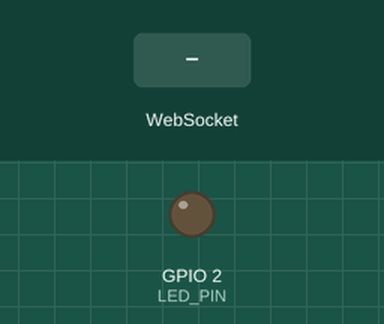
A sketch run on a simulated ESP32. On the bench: output pins drawn as LEDs (lit = HIGH). The test bench sets the inputs (shaded band). EEPROM starts erased; what the sketch prints to the serial monitor is not drawn.

Above: at 1.2 s.
1.3 s: WebSocket text "TOGGLE_LED" received
At 2.5 s:
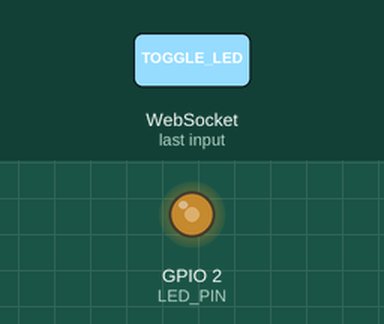
2.8 s: WebSocket text "brightness," received
At 3.6 s:
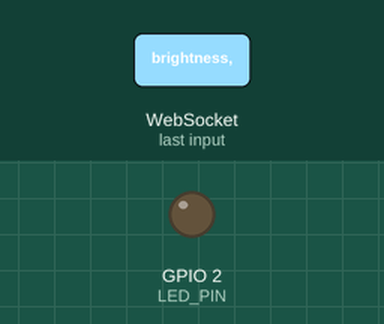
Timing chart, 0 to 5.8 s (numbered marks = the images above; inputs shaded):
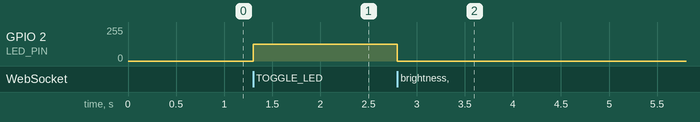

The sketch:

website4.ino
```cpp
#include <WiFi.h>
#include <WebServer.h>
#include <WebSocketsServer.h>
#include <Preferences.h>

const char* ssid = "ESP32_WIFI";
const char* password = "12345678";

WebServer server(80);
WebSocketsServer webSocket(81);
Preferences preferences;

#define LED_PIN 2
#define PWM_CHANNEL 0
#define PWM_FREQ 5000
#define PWM_RESOLUTION 8

bool ledState = false;
int brightness = 127;
int speed = 100;

const char MAIN_page[] PROGMEM = R"rawliteral(
<!DOCTYPE html>
<html lang="vi">
<head>
  <meta charset="UTF-8" />
  <meta name="viewport" content="width=device-width, initial-scale=1" />
  <title>ESP32 Điều Khiển</title>
  <script>
    var socket;
    function init() {
      socket = new WebSocket("ws://" + window.location.hostname + ":81/");
      socket.onopen = function() {
        console.log("WebSocket đã kết nối!");
        requestState();
      };
      socket.onmessage = function(event) {
        console.log("Nhận từ ESP32: " + event.data);
        if (event.data.startsWith("speed:")) {
          var val = event.data.split(":")[1];
          updateSpeedUI(val);
        }
        else if (event.data.startsWith("brightness:")) {
          var val = event.data.split(":")[1];
          updateBrightnessUI(val);
        }
        else if (event.data.startsWith("ledState:")) {
          var state = event.data.split(":")[1];
          document.getElementById("ledStateBtn").innerText = state == "1" ? "💡 Tắt Đèn" : "💡 Bật Đèn";
        }
      };
      socket.onclose = function() {
        console.log("WebSocket bị đóng, đang thử kết nối lại...");
        setTimeout(init, 2000);
      };
    }

    function sendCommand(command) {
      if (socket && socket.readyState === WebSocket.OPEN) {
        socket.send(command);
      } else {
        alert("WebSocket chưa sẵn sàng!");
      }
    }

    function updateSpeed(value) {
      value = parseInt(value);
      if (isNaN(value)) return;
      if (value < 0) value = 0;
      if (value > 255) value = 255;
      updateSpeedUI(value);
      sendCommand("speed," + value);
    }

    function updateBrightness(value) {
      value = parseInt(value);
      if (isNaN(value)) return;
      if (value < 0) value = 0;
      if (value > 255) value = 255;
      updateBrightnessUI(value);
      sendCommand("brightness," + value);
    }

    function updateSpeedUI(value) {
      document.getElementById("speedValue").innerText = value;
      document.getElementById("speedSlider").value = value;
      document.getElementById("speedInput").value = value;
    }

    function updateBrightnessUI(value) {
      document.getElementById("brightnessValue").innerText = value;
      document.getElementById("brightnessSlider").value = value;
      document.getElementById("brightnessInput").value = value;
    }

    function toggleLED() {
      sendCommand("TOGGLE_LED");
    }

    function saveConfig() {
      sendCommand("SAVE");
      alert("Đã lưu cấu hình!");
    }

    function resetConfig() {
      if (confirm("Bạn có chắc muốn reset về mặc định?")) {
        sendCommand("RESET");
      }
    }

    function refreshConfig() {
      requestState();
    }

    function requestState() {
      sendCommand("GET_STATE");
    }
  </script>
  <style>
    body { font-family: Arial, sans-serif; text-align: center; margin: 20px; }
    .btn { padding: 15px 25px; font-size: 20px; margin: 8px; cursor: pointer; }
    input[type=range] { width: 250px; }
    input[type=number] { width: 60px; font-size: 18px; padding: 5px; margin-left: 10px; }
  </style>
</head>
<body onload="init()">
  <h1>⚙️ Cấu Hình ESP32</h1>

  <p>Tốc độ: <span id="speedValue">100</span></p>
  <input id="speedSlider" type="range" min="0" max="255" value="100" oninput="updateSpeed(this.value)" />
  <input id="speedInput" type="number" min="0" max="255" value="100" oninput="updateSpeed(this.value)" />

  <br><br>

  <p>Độ sáng LED: <span id="brightnessValue">127</span></p>
  <input id="brightnessSlider" type="range" min="0" max="255" value="127" oninput="updateBrightness(this.value)" />
  <input id="brightnessInput" type="number" min="0" max="255" value="127" oninput="updateBrightness(this.value)" />

  <br><br>

  <button class="btn" id="ledStateBtn" onclick="toggleLED()">💡 Bật Đèn</button>
  <br>
  <button class="btn" onclick="saveConfig()">💾 Lưu cấu hình</button>
  <button class="btn" onclick="resetConfig()">🔄 Reset cấu hình</button>
  <button class="btn" onclick="refreshConfig()">🔃 Làm mới</button>

</body>
</html>
)rawliteral";

void handleRoot() {
  server.send(200, "text/html", MAIN_page);
}

void webSocketEvent(uint8_t num, WStype_t type, uint8_t * payload, size_t length) {
  if (type == WStype_CONNECTED) {
    // Gửi trạng thái hiện tại cho client mới kết nối
    webSocket.sendTXT(num, "speed:" + String(speed));
    webSocket.sendTXT(num, "brightness:" + String(brightness));
    webSocket.sendTXT(num, "ledState:" + String(ledState ? 1 : 0));
  }
  else if (type == WStype_TEXT) {
    String message = (char*)payload;
    Serial.println("[WebSocket] Nhận: " + message);

    if (message.startsWith("speed,")) {
      speed = message.substring(6).toInt();
      webSocket.broadcastTXT("speed:" + String(speed));
    }
    else if (message.startsWith("brightness,")) {
      brightness = message.substring(11).toInt();
      if (ledState) {
        ledcWrite(PWM_CHANNEL, brightness);
      }
      webSocket.broadcastTXT("brightness:" + String(brightness));
    }
    else if (message == "TOGGLE_LED") {
      ledState = !ledState;
      ledcWrite(PWM_CHANNEL, ledState ? brightness : 0);
      webSocket.broadcastTXT("ledState:" + String(ledState ? 1 : 0));
    }
    else if (message == "SAVE") {
      preferences.putInt("speed", speed);
      preferences.putInt("brightness", brightness);
      preferences.putBool("ledState", ledState);
      Serial.println("Đã lưu cấu hình!");
    }
    else if (message == "RESET") {
      preferences.clear();
      speed = 100;
      brightness = 127;
      ledState = false;
      ledcWrite(PWM_CHANNEL, 0);

      preferences.putInt("speed", speed);
      preferences.putInt("brightness", brightness);
      preferences.putBool("ledState", ledState);

      webSocket.broadcastTXT("speed:" + String(speed));
      webSocket.broadcastTXT("brightness:" + String(brightness));
      webSocket.broadcastTXT("ledState:0");

      Serial.println("Đã reset cấu hình về mặc định");
    }
    else if (message == "GET_STATE") {
      webSocket.sendTXT(num, "speed:" + String(speed));
      webSocket.sendTXT(num, "brightness:" + String(brightness));
      webSocket.sendTXT(num, "ledState:" + String(ledState ? 1 : 0));
    }
  }
}

void setup() {
  Serial.begin(115200);
  WiFi.softAP(ssid, password);

  Serial.println("WiFi Access Point đã khởi động!");
  Serial.print("Địa chỉ IP: ");
  Serial.println(WiFi.softAPIP());

  preferences.begin("my-app", false);

  // Load giá trị đã lưu hoặc mặc định
  speed = preferences.getInt("speed", 100);
  brightness = preferences.getInt("brightness", 127);
  ledState = preferences.getBool("ledState", false);

  ledcSetup(PWM_CHANNEL, PWM_FREQ, PWM_RESOLUTION);
  ledcAttachPin(LED_PIN, PWM_CHANNEL);
  ledcWrite(PWM_CHANNEL, ledState ? brightness : 0);

  server.on("/", handleRoot);
  server.begin();

  webSocket.begin();
  webSocket.onEvent(webSocketEvent);

  Serial.println("ESP32 đã sẵn sàng!");
}

void loop() {
  server.handleClient();
  webSocket.loop();
}
```

Measured:
- after the input at 1.3 s, GPIO 2 (LED_PIN): 0/255 → 127/255 at once
- after the input at 2.8 s, GPIO 2 (LED_PIN): 127/255 → 0/255 at once
